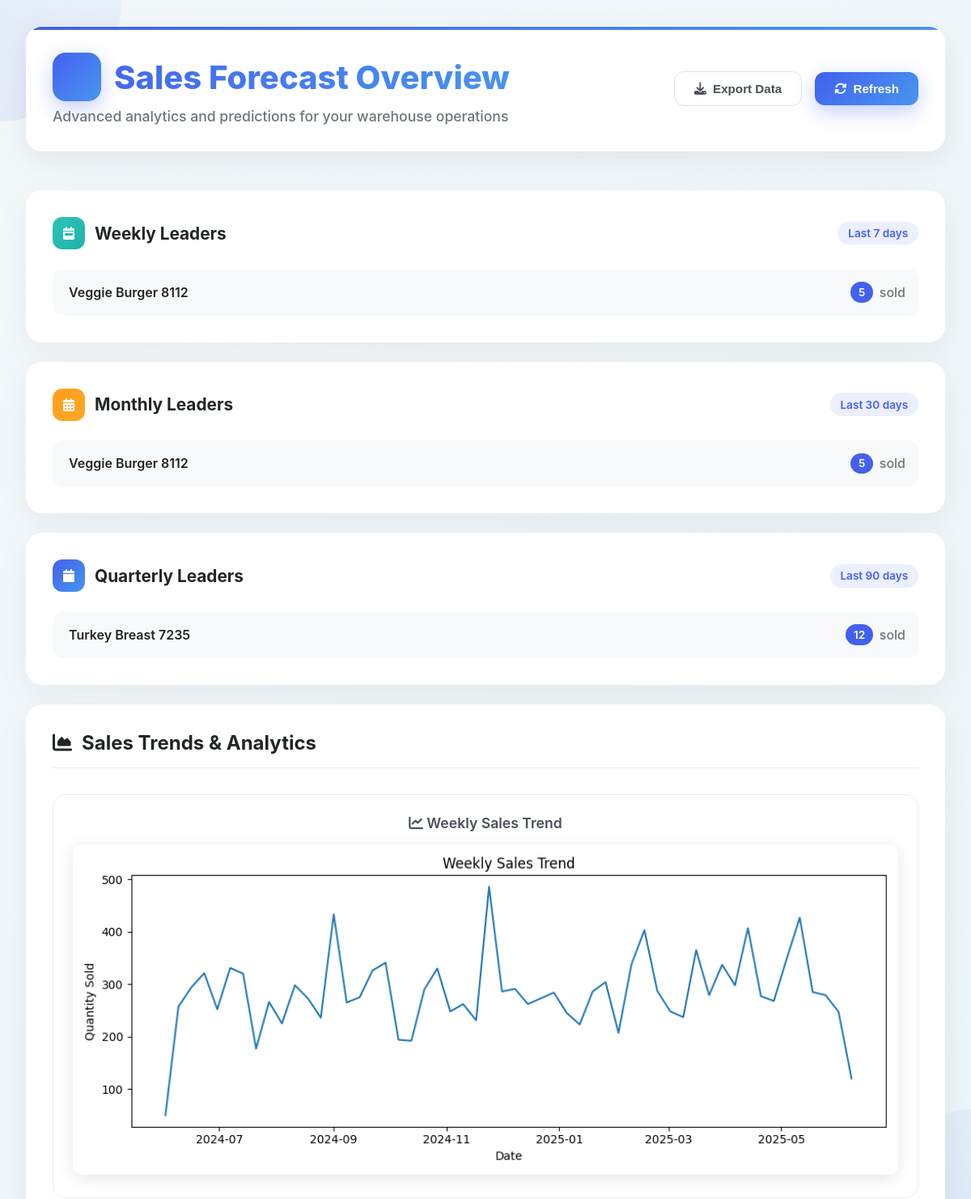
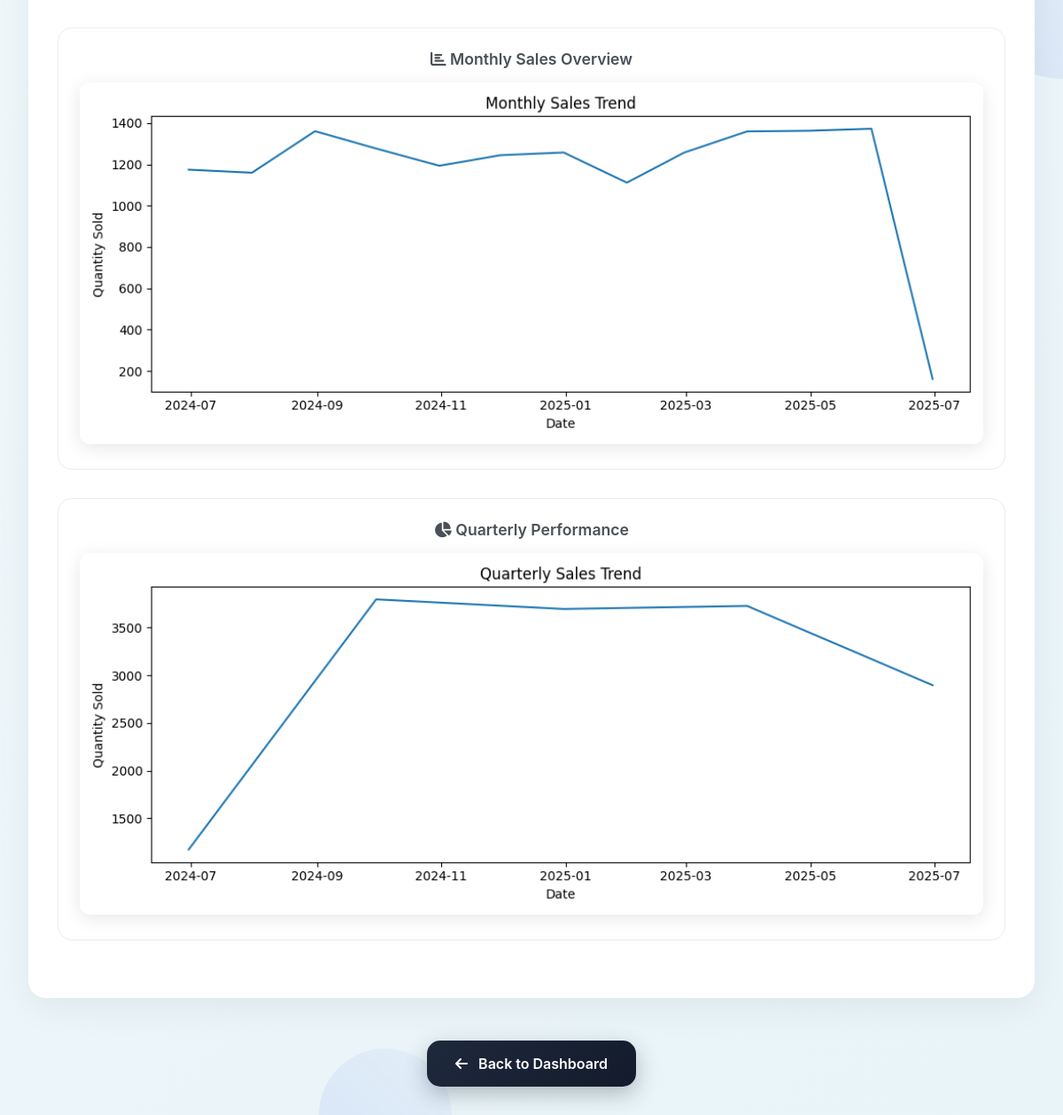
The page /forecast on the database its author committed (2 pictures, top to bottom).
### tables this page shows
CREATE TABLE products (id INTEGER PRIMARY KEY AUTOINCREMENT, name TEXT NOT NULL UNIQUE, barcode TEXT UNIQUE NOT NULL, quantity INTEGER DEFAULT 0, location TEXT);

### app.py (the view)
@app.route('/forecast')
def sales_forecast():
    conn = get_db_connection()
    df = pd.read_sql_query("SELECT created_at, order_data FROM sales_orders", conn)
    products_df = pd.read_sql_query("SELECT id, name FROM products", conn)
    conn.close()
    records = []
    for i, row in df.iterrows():
        try:
            created_at = pd.to_datetime(row['created_at'])
            order_data = json.loads(row['order_data'])
            for barcode, details in order_data.items():
                records.append({
                    'created_at': created_at,
                    'barcode': barcode,
                    'quantity': details['quantity']
                })
        except Exception:
            continue
    sales_df = pd.DataFrame(records)
    if sales_df.empty:
        flash("No sales data available for forecasting.", "error")
        return redirect(url_for('dashboard'))
    conn = get_db_connection()
    barcode_name_map = {row['barcode']: row['name'] for row in conn.execute('SELECT barcode, name FROM products')}
    conn.close()
    sales_df['product_name'] = sales_df['barcode'].map(barcode_name_map)
    sales_df['created_at'] = pd.to_datetime(sales_df['created_at'])
    sales_df.set_index('created_at', inplace=True)
    summaries = {}
    for period, label in zip(['W', 'M', 'Q'], ['weekly', 'monthly', 'quarterly']):
        period_group = sales_df.groupby([pd.Grouper(freq=period), 'product_name'])['quantity'].sum().reset_index()
        top = (
            period_group.sort_values(['created_at', 'quantity'], ascending=[True, False])
            .drop_duplicates(subset=['created_at'])
            .sort_values('created_at', ascending=False)
        )
        summaries[label] = top.head(1).to_dict(orient='records')
        trend = sales_df.resample(period)['quantity'].sum()
        plt.figure(figsize=(10, 4))
        sns.lineplot(x=trend.index, y=trend.values)
        plt.title(f"{label.capitalize()} Sales Trend")
        plt.ylabel('Quantity Sold')
        plt.xlabel('Date')
        plt.tight_layout()
        path = f'static/{label}_trend.png'
        plt.savefig(path)
        plt.close()
    return render_template("forecast.html",
                           weekly_top=summaries['weekly'],
                           monthly_top=summaries['monthly'],
                           quarterly_top=summaries['quarterly'],
                           weekly_img='static/weekly_trend.png',
                           monthly_img='static/monthly_trend.png',
                           quarterly_img='static/quarterly_trend.png')

### app.py (called while the page is built)
def get_db_connection():
    conn = sqlite3.connect('database.db')
    conn.row_factory = sqlite3.Row
    return conn

### templates/forecast.html (shortened to what this page needs)
<!DOCTYPE html>
<html lang="en">
<head>
    <link rel="stylesheet" href="https://cdnjs.cloudflare.com/ajax/libs/font-awesome/6.4.0/css/all.min.css">
</head>
<body>
    <div class="bg-shapes">
        <div class="shape"></div>
    </div>
    <div class="container fade-in">
        <div class="header">
            <div class="header-content">
                <h1>
                    <div class="header-icon">
                        <i class="fas fa-chart-line"></i>
                    </div>
                    Sales Forecast Overview
                </h1>
                <p class="header-subtitle">Advanced analytics and predictions for your warehouse operations</p>
            </div>
            <div class="header-actions">
                <button class="btn btn-light">
                    <i class="fas fa-download"></i>
                    Export Data
                </button>
                <button class="btn btn-primary">
                    <i class="fas fa-sync-alt"></i>
                    Refresh
                </button>
            </div>
        </div>
        <div class="main-grid">
            <div class="top-products">
                <div class="period-card weekly">
                    <div class="period-header">
                        <h3 class="period-title">
                            <div class="period-icon">
                                <i class="fas fa-calendar-week"></i>
                            </div>
                            Weekly Leaders
                        </h3>
                        <span class="period-badge">Last 7 days</span>
                    </div>
                    <div class="product-list">
                        {% if weekly_top %}
                            {% for row in weekly_top %}
                            <div class="product-item">
                                <span class="product-name">{{ row.product_name }}</span>
                                <div class="product-quantity">
                                    <span class="quantity-badge">{{ row.quantity }}</span>
                                    <span>sold</span>
                                </div>
                            </div>
                            {% endfor %}
                        {% else %}
                            <div class="empty-state">
                                <i class="fas fa-chart-bar"></i>
                                <p>No weekly data available</p>
                            </div>
                        {% endif %}
                    </div>
                </div>
                <div class="period-card monthly">
                    <div class="period-header">
                        <h3 class="period-title">
                            <div class="period-icon">
                                <i class="fas fa-calendar-alt"></i>
                            </div>
                            Monthly Leaders
                        </h3>
                        <span class="period-badge">Last 30 days</span>
                    </div>
                    <div class="product-list">
                        {% if monthly_top %}
                            {% for row in monthly_top %}
                            <div class="product-item">
                                <span class="product-name">{{ row.product_name }}</span>
                                <div class="product-quantity">
                                    <span class="quantity-badge">{{ row.quantity }}</span>
                                    <span>sold</span>
                                </div>
                            </div>
                            {% endfor %}
                        {% else %}
                            <div class="empty-state">
                                <i class="fas fa-chart-bar"></i>
                                <p>No monthly data available</p>
                            </div>
                        {% endif %}
                    </div>
                </div>
                <div class="period-card quarterly">
                    <div class="period-header">
                        <h3 class="period-title">
                            <div class="period-icon">
                                <i class="fas fa-calendar"></i>
                            </div>
                            Quarterly Leaders
                        </h3>
                        <span class="period-badge">Last 90 days</span>
                    </div>
                    <div class="product-list">
                        {% if quarterly_top %}
                            {% for row in quarterly_top %}
                            <div class="product-item">
                                <span class="product-name">{{ row.product_name }}</span>
                                <div class="product-quantity">
                                    <span class="quantity-badge">{{ row.quantity }}</span>
                                    <span>sold</span>
                                </div>
                            </div>
                            {% endfor %}
                        {% else %}
                            <div class="empty-state">
                                <i class="fas fa-chart-bar"></i>
                                <p>No quarterly data available</p>
                            </div>
                        {% endif %}
                    </div>
                </div>
            </div>
            <div class="charts-section">
                <div class="charts-header">
                    <h3 class="charts-title">
                        <i class="fas fa-chart-area"></i>
                        Sales Trends & Analytics
                    </h3>
                </div>
                {% if weekly_img %}
                <div class="chart-container">
                    <div class="chart-label">
                        <i class="fas fa-chart-line"></i> Weekly Sales Trend
                    </div>
                    <img src="/{{ weekly_img }}" alt="Weekly Sales Trend" loading="lazy">
                </div>
                {% endif %}
                {% if monthly_img %}
                <div class="chart-container">
                    <div class="chart-label">
                        <i class="fas fa-chart-bar"></i> Monthly Sales Overview
                    </div>
                    <img src="/{{ monthly_img }}" alt="Monthly Sales Overview" loading="lazy">
                </div>
                {% endif %}
                {% if quarterly_img %}
                <div class="chart-container">
                    <div class="chart-label">
                        <i class="fas fa-chart-pie"></i> Quarterly Performance
                    </div>
                    <img src="/{{ quarterly_img }}" alt="Quarterly Performance" loading="lazy">
                </div>
                {% endif %}
            </div>
        </div>
        <div class="back-section">
            <a href="{{ url_for('dashboard') }}" class="back-btn">
                <i class="fas fa-arrow-left"></i>
                Back to Dashboard
            </a>
        </div>
    </div>
</body>
</html>

### rows shown on the page
products: product_name "Veggie Burger 8112", quantity "5"
products: product_name "Turkey Breast 7235", quantity "12"
